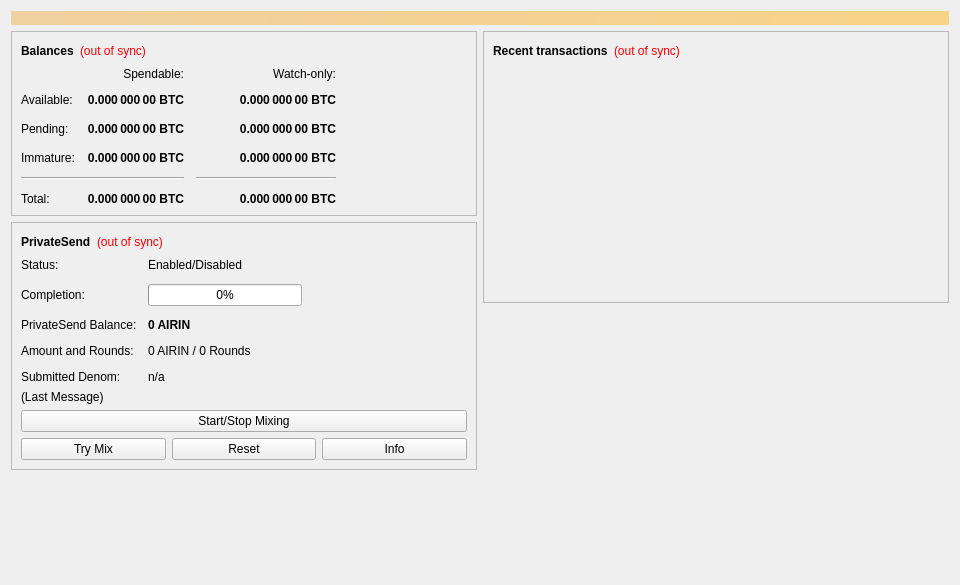
<?xml version="1.0" encoding="UTF-8"?>
<ui version="4.0">
 <class>OverviewPage</class>
 <widget class="QWidget" name="OverviewPage">
  <property name="geometry">
   <rect>
    <x>0</x>
    <y>0</y>
    <width>960</width>
    <height>585</height>
   </rect>
  </property>
  <property name="minimumSize">
   <size>
    <width>960</width>
    <height>0</height>
   </size>
  </property>
  <property name="windowTitle">
   <string>Form</string>
  </property>
  <layout class="QVBoxLayout" name="topLayout">
   <item>
    <widget class="QLabel" name="labelAlerts">
     <property name="visible">
      <bool>false</bool>
     </property>
     <property name="styleSheet">
      <string notr="true">background-color: qlineargradient(x1: 0, y1: 0, x2: 1, y2: 0, stop:0 #F0D0A0, stop:1 #F8D488); color:#000000;</string>
     </property>
     <property name="wordWrap">
      <bool>true</bool>
     </property>
     <property name="margin">
      <number>3</number>
     </property>
    </widget>
   </item>
   <item>
    <layout class="QHBoxLayout" name="horizontalLayout" stretch="1,1">
     <item>
      <layout class="QVBoxLayout" name="verticalLayout_2">
       <item>
        <widget class="QFrame" name="frame">
         <property name="frameShape">
          <enum>QFrame::StyledPanel</enum>
         </property>
         <property name="frameShadow">
          <enum>QFrame::Raised</enum>
         </property>
         <layout class="QVBoxLayout" name="verticalLayout_4">
          <item>
           <layout class="QHBoxLayout" name="horizontalLayout_4">
            <item>
             <widget class="QLabel" name="label_5">
              <property name="font">
               <font>
                <weight>75</weight>
                <bold>true</bold>
               </font>
              </property>
              <property name="text">
               <string>Balances</string>
              </property>
             </widget>
            </item>
            <item>
             <widget class="QLabel" name="labelWalletStatus">
              <property name="toolTip">
               <string>The displayed information may be out of date. Your wallet automatically synchronizes with the Airin network after a connection is established, but this process has not completed yet.</string>
              </property>
              <property name="styleSheet">
               <string notr="true">QLabel { color: red; }</string>
              </property>
              <property name="text">
               <string notr="true">(out of sync)</string>
              </property>
              <property name="alignment">
               <set>Qt::AlignLeading|Qt::AlignLeft|Qt::AlignVCenter</set>
              </property>
             </widget>
            </item>
            <item>
             <spacer name="horizontalSpacer_3">
              <property name="orientation">
               <enum>Qt::Horizontal</enum>
              </property>
              <property name="sizeHint" stdset="0">
               <size>
                <width>40</width>
                <height>20</height>
               </size>
              </property>
             </spacer>
            </item>
           </layout>
          </item>
          <item>
           <layout class="QGridLayout" name="gridLayout">
            <property name="spacing">
             <number>12</number>
            </property>
            <item row="2" column="2">
             <widget class="QLabel" name="labelWatchPending">
              <property name="font">
               <font>
                <weight>75</weight>
                <bold>true</bold>
               </font>
              </property>
              <property name="cursor">
               <cursorShape>IBeamCursor</cursorShape>
              </property>
              <property name="toolTip">
               <string>Unconfirmed transactions to watch-only addresses</string>
              </property>
              <property name="text">
               <string notr="true">0.000 000 00 BTC</string>
              </property>
              <property name="alignment">
               <set>Qt::AlignRight|Qt::AlignTrailing|Qt::AlignVCenter</set>
              </property>
              <property name="textInteractionFlags">
               <set>Qt::LinksAccessibleByMouse|Qt::TextSelectableByKeyboard|Qt::TextSelectableByMouse</set>
              </property>
             </widget>
            </item>
            <item row="2" column="1">
             <widget class="QLabel" name="labelUnconfirmed">
              <property name="font">
               <font>
                <weight>75</weight>
                <bold>true</bold>
               </font>
              </property>
              <property name="cursor">
               <cursorShape>IBeamCursor</cursorShape>
              </property>
              <property name="toolTip">
               <string>Total of transactions that have yet to be confirmed, and do not yet count toward the spendable balance</string>
              </property>
              <property name="text">
               <string notr="true">0.000 000 00 BTC</string>
              </property>
              <property name="alignment">
               <set>Qt::AlignRight|Qt::AlignTrailing|Qt::AlignVCenter</set>
              </property>
              <property name="textInteractionFlags">
               <set>Qt::LinksAccessibleByMouse|Qt::TextSelectableByKeyboard|Qt::TextSelectableByMouse</set>
              </property>
             </widget>
            </item>
            <item row="3" column="2">
             <widget class="QLabel" name="labelWatchImmature">
              <property name="font">
               <font>
                <weight>75</weight>
                <bold>true</bold>
               </font>
              </property>
              <property name="cursor">
               <cursorShape>IBeamCursor</cursorShape>
              </property>
              <property name="toolTip">
               <string>Mined balance in watch-only addresses that has not yet matured</string>
              </property>
              <property name="text">
               <string notr="true">0.000 000 00 BTC</string>
              </property>
              <property name="alignment">
               <set>Qt::AlignRight|Qt::AlignTrailing|Qt::AlignVCenter</set>
              </property>
              <property name="textInteractionFlags">
               <set>Qt::LinksAccessibleByMouse|Qt::TextSelectableByKeyboard|Qt::TextSelectableByMouse</set>
              </property>
             </widget>
            </item>
            <item row="4" column="0" colspan="2">
             <widget class="Line" name="lineSpendableBalance">
              <property name="orientation">
               <enum>Qt::Horizontal</enum>
              </property>
             </widget>
            </item>
            <item row="4" column="2">
             <widget class="Line" name="lineWatchBalance">
              <property name="sizePolicy">
               <sizepolicy hsizetype="Preferred" vsizetype="Fixed">
                <horstretch>0</horstretch>
                <verstretch>0</verstretch>
               </sizepolicy>
              </property>
              <property name="minimumSize">
               <size>
                <width>140</width>
                <height>0</height>
               </size>
              </property>
              <property name="orientation">
               <enum>Qt::Horizontal</enum>
              </property>
             </widget>
            </item>
            <item row="5" column="0">
             <widget class="QLabel" name="labelTotalText">
              <property name="text">
               <string>Total:</string>
              </property>
             </widget>
            </item>
            <item row="3" column="1">
             <widget class="QLabel" name="labelImmature">
              <property name="font">
               <font>
                <weight>75</weight>
                <bold>true</bold>
               </font>
              </property>
              <property name="cursor">
               <cursorShape>IBeamCursor</cursorShape>
              </property>
              <property name="toolTip">
               <string>Mined balance that has not yet matured</string>
              </property>
              <property name="text">
               <string notr="true">0.000 000 00 BTC</string>
              </property>
              <property name="alignment">
               <set>Qt::AlignRight|Qt::AlignTrailing|Qt::AlignVCenter</set>
              </property>
              <property name="textInteractionFlags">
               <set>Qt::LinksAccessibleByMouse|Qt::TextSelectableByKeyboard|Qt::TextSelectableByMouse</set>
              </property>
             </widget>
            </item>
            <item row="2" column="3">
             <spacer name="horizontalSpacer_2">
              <property name="orientation">
               <enum>Qt::Horizontal</enum>
              </property>
              <property name="sizeHint" stdset="0">
               <size>
                <width>40</width>
                <height>20</height>
               </size>
              </property>
             </spacer>
            </item>
            <item row="3" column="0">
             <widget class="QLabel" name="labelImmatureText">
              <property name="text">
               <string>Immature:</string>
              </property>
             </widget>
            </item>
            <item row="5" column="1">
             <widget class="QLabel" name="labelTotal">
              <property name="font">
               <font>
                <weight>75</weight>
                <bold>true</bold>
               </font>
              </property>
              <property name="cursor">
               <cursorShape>IBeamCursor</cursorShape>
              </property>
              <property name="toolTip">
               <string>Your current total balance</string>
              </property>
              <property name="text">
               <string notr="true">0.000 000 00 BTC</string>
              </property>
              <property name="alignment">
               <set>Qt::AlignRight|Qt::AlignTrailing|Qt::AlignVCenter</set>
              </property>
              <property name="textInteractionFlags">
               <set>Qt::LinksAccessibleByMouse|Qt::TextSelectableByKeyboard|Qt::TextSelectableByMouse</set>
              </property>
             </widget>
            </item>
            <item row="5" column="2">
             <widget class="QLabel" name="labelWatchTotal">
              <property name="font">
               <font>
                <weight>75</weight>
                <bold>true</bold>
               </font>
              </property>
              <property name="cursor">
               <cursorShape>IBeamCursor</cursorShape>
              </property>
              <property name="toolTip">
               <string>Current total balance in watch-only addresses</string>
              </property>
              <property name="text">
               <string notr="true">0.000 000 00 BTC</string>
              </property>
              <property name="alignment">
               <set>Qt::AlignRight|Qt::AlignTrailing|Qt::AlignVCenter</set>
              </property>
              <property name="textInteractionFlags">
               <set>Qt::LinksAccessibleByMouse|Qt::TextSelectableByKeyboard|Qt::TextSelectableByMouse</set>
              </property>
             </widget>
            </item>
            <item row="0" column="2">
             <widget class="QLabel" name="labelWatchonly">
              <property name="text">
               <string>Watch-only:</string>
              </property>
              <property name="alignment">
               <set>Qt::AlignRight|Qt::AlignTrailing|Qt::AlignVCenter</set>
              </property>
             </widget>
            </item>
            <item row="1" column="0">
             <widget class="QLabel" name="labelBalanceText">
              <property name="text">
               <string>Available:</string>
              </property>
             </widget>
            </item>
            <item row="1" column="1">
             <widget class="QLabel" name="labelBalance">
              <property name="font">
               <font>
                <weight>75</weight>
                <bold>true</bold>
               </font>
              </property>
              <property name="cursor">
               <cursorShape>IBeamCursor</cursorShape>
              </property>
              <property name="toolTip">
               <string>Your current spendable balance</string>
              </property>
              <property name="text">
               <string notr="true">0.000 000 00 BTC</string>
              </property>
              <property name="alignment">
               <set>Qt::AlignRight|Qt::AlignTrailing|Qt::AlignVCenter</set>
              </property>
              <property name="textInteractionFlags">
               <set>Qt::LinksAccessibleByMouse|Qt::TextSelectableByKeyboard|Qt::TextSelectableByMouse</set>
              </property>
             </widget>
            </item>
            <item row="1" column="2">
             <widget class="QLabel" name="labelWatchAvailable">
              <property name="font">
               <font>
                <weight>75</weight>
                <bold>true</bold>
               </font>
              </property>
              <property name="cursor">
               <cursorShape>IBeamCursor</cursorShape>
              </property>
              <property name="toolTip">
               <string>Your current balance in watch-only addresses</string>
              </property>
              <property name="text">
               <string notr="true">0.000 000 00 BTC</string>
              </property>
              <property name="alignment">
               <set>Qt::AlignRight|Qt::AlignTrailing|Qt::AlignVCenter</set>
              </property>
              <property name="textInteractionFlags">
               <set>Qt::LinksAccessibleByMouse|Qt::TextSelectableByKeyboard|Qt::TextSelectableByMouse</set>
              </property>
             </widget>
            </item>
            <item row="2" column="0">
             <widget class="QLabel" name="labelPendingText">
              <property name="text">
               <string>Pending:</string>
              </property>
             </widget>
            </item>
            <item row="0" column="1">
             <widget class="QLabel" name="labelSpendable">
              <property name="text">
               <string>Spendable:</string>
              </property>
              <property name="alignment">
               <set>Qt::AlignRight|Qt::AlignTrailing|Qt::AlignVCenter</set>
              </property>
             </widget>
            </item>
           </layout>
          </item>
         </layout>
        </widget>
       </item>
       <item>
        <widget class="QFrame" name="framePrivateSend">
         <property name="layoutDirection">
          <enum>Qt::LeftToRight</enum>
         </property>
         <property name="frameShape">
          <enum>QFrame::StyledPanel</enum>
         </property>
         <property name="frameShadow">
          <enum>QFrame::Raised</enum>
         </property>
         <layout class="QVBoxLayout" name="VerticalLayout_PS1">
          <item>
           <layout class="QHBoxLayout" name="horizontalLayout_5">
            <item>
             <widget class="QLabel" name="labelPrivateSendHeader">
              <property name="font">
               <font>
                <weight>75</weight>
                <bold>true</bold>
               </font>
              </property>
              <property name="text">
               <string>PrivateSend</string>
              </property>
             </widget>
            </item>
            <item>
             <widget class="QLabel" name="labelPrivateSendSyncStatus">
              <property name="toolTip">
               <string>The displayed information may be out of date. Your wallet automatically synchronizes with the Airin network after a connection is established, but this process has not completed yet.</string>
              </property>
              <property name="styleSheet">
               <string notr="true">QLabel { color: red; }</string>
              </property>
              <property name="text">
               <string notr="true">(out of sync)</string>
              </property>
              <property name="alignment">
               <set>Qt::AlignLeading|Qt::AlignLeft|Qt::AlignVCenter</set>
              </property>
             </widget>
            </item>
            <item>
             <spacer name="horizontalSpacer_4">
              <property name="orientation">
               <enum>Qt::Horizontal</enum>
              </property>
              <property name="sizeHint" stdset="0">
               <size>
                <width>40</width>
                <height>20</height>
               </size>
              </property>
             </spacer>
            </item>
           </layout>
          </item>
          <item>
           <layout class="QFormLayout" name="privateSendFormLayout">
            <property name="fieldGrowthPolicy">
             <enum>QFormLayout::AllNonFixedFieldsGrow</enum>
            </property>
            <property name="horizontalSpacing">
             <number>11</number>
            </property>
            <property name="verticalSpacing">
             <number>12</number>
            </property>
            <item row="0" column="0">
             <widget class="QLabel" name="labelPrivateSendEnabledText">
              <property name="text">
               <string>Status:</string>
              </property>
             </widget>
            </item>
            <item row="0" column="1">
             <widget class="QLabel" name="labelPrivateSendEnabled">
              <property name="text">
               <string>Enabled/Disabled</string>
              </property>
             </widget>
            </item>
            <item row="1" column="0">
             <widget class="QLabel" name="labelCompletitionText">
              <property name="text">
               <string>Completion:</string>
              </property>
             </widget>
            </item>
            <item row="1" column="1">
             <widget class="QProgressBar" name="privateSendProgress">
              <property name="maximumSize">
               <size>
                <width>154</width>
                <height>16777215</height>
               </size>
              </property>
              <property name="value">
               <number>0</number>
              </property>
             </widget>
            </item>
            <item row="2" column="0">
             <widget class="QLabel" name="labelAnonymizedText">
              <property name="text">
               <string>PrivateSend Balance:</string>
              </property>
             </widget>
            </item>
            <item row="2" column="1">
             <widget class="QLabel" name="labelAnonymized">
              <property name="font">
               <font>
                <weight>75</weight>
                <bold>true</bold>
               </font>
              </property>
              <property name="text">
               <string notr="true">0 AIRIN</string>
              </property>
             </widget>
            </item>
            <item row="3" column="0">
             <widget class="QLabel" name="labelAmountAndRoundsText">
              <property name="text">
               <string>Amount and Rounds:</string>
              </property>
             </widget>
            </item>
            <item row="3" column="1">
             <widget class="QLabel" name="labelAmountRounds">
              <property name="text">
               <string>0 AIRIN / 0 Rounds</string>
              </property>
             </widget>
            </item>
            <item row="4" column="0">
             <widget class="QLabel" name="labelSubmittedDenomText">
              <property name="text">
               <string>Submitted Denom:</string>
              </property>
             </widget>
            </item>
            <item row="4" column="1">
             <widget class="QLabel" name="labelSubmittedDenom">
              <property name="toolTip">
               <string>The denominations you submitted to the Masternode.&lt;br&gt;To mix, other users must submit the exact same denominations.</string>
              </property>
              <property name="text">
               <string>n/a</string>
              </property>
             </widget>
            </item>
           </layout>
          </item>
          <item>
           <layout class="QVBoxLayout" name="VerticalLayout_PS">
            <item>
             <widget class="QLabel" name="labelPrivateSendLastMessage">
              <property name="text">
               <string>(Last Message)</string>
              </property>
              <property name="alignment">
               <set>Qt::AlignLeading|Qt::AlignLeft|Qt::AlignTop</set>
              </property>
              <property name="wordWrap">
               <bool>true</bool>
              </property>
             </widget>
            </item>
            <item>
             <widget class="QPushButton" name="togglePrivateSend">
              <property name="sizePolicy">
               <sizepolicy hsizetype="MinimumExpanding" vsizetype="Fixed">
                <horstretch>0</horstretch>
                <verstretch>0</verstretch>
               </sizepolicy>
              </property>
              <property name="text">
               <string>Start/Stop Mixing</string>
              </property>
             </widget>
            </item>
            <item>
             <layout class="QHBoxLayout" name="horizontalLayout_debugbuttons">
              <item>
               <widget class="QPushButton" name="privateSendAuto">
                <property name="sizePolicy">
                 <sizepolicy hsizetype="MinimumExpanding" vsizetype="Fixed">
                  <horstretch>0</horstretch>
                  <verstretch>0</verstretch>
                 </sizepolicy>
                </property>
                <property name="toolTip">
                 <string>Try to manually submit a PrivateSend request.</string>
                </property>
                <property name="text">
                 <string>Try Mix</string>
                </property>
               </widget>
              </item>
              <item>
               <widget class="QPushButton" name="privateSendReset">
                <property name="sizePolicy">
                 <sizepolicy hsizetype="MinimumExpanding" vsizetype="Fixed">
                  <horstretch>0</horstretch>
                  <verstretch>0</verstretch>
                 </sizepolicy>
                </property>
                <property name="toolTip">
                 <string>Reset the current status of PrivateSend (can interrupt PrivateSend if it's in the process of Mixing, which can cost you money!)</string>
                </property>
                <property name="autoFillBackground">
                 <bool>false</bool>
                </property>
                <property name="text">
                 <string>Reset</string>
                </property>
               </widget>
              </item>
              <item>
               <widget class="QPushButton" name="privateSendInfo">
                <property name="sizePolicy">
                 <sizepolicy hsizetype="MinimumExpanding" vsizetype="Fixed">
                  <horstretch>0</horstretch>
                  <verstretch>0</verstretch>
                 </sizepolicy>
                </property>
                <property name="toolTip">
                 <string>Information about PrivateSend and Mixing</string>
                </property>
                <property name="text">
                 <string>Info</string>
                </property>
               </widget>
              </item>
             </layout>
            </item>
           </layout>
          </item>
         </layout>
        </widget>
       </item>
       <item>
        <spacer name="verticalSpacer">
         <property name="orientation">
          <enum>Qt::Vertical</enum>
         </property>
         <property name="sizeHint" stdset="0">
          <size>
           <width>20</width>
           <height>40</height>
          </size>
         </property>
        </spacer>
       </item>
      </layout>
     </item>
     <item>
      <layout class="QVBoxLayout" name="verticalLayout_3">
       <item>
        <widget class="QFrame" name="frame_2">
         <property name="frameShape">
          <enum>QFrame::StyledPanel</enum>
         </property>
         <property name="frameShadow">
          <enum>QFrame::Raised</enum>
         </property>
         <layout class="QVBoxLayout" name="verticalLayout">
          <item>
           <layout class="QHBoxLayout" name="horizontalLayout_2">
            <item>
             <widget class="QLabel" name="label_4">
              <property name="font">
               <font>
                <weight>75</weight>
                <bold>true</bold>
               </font>
              </property>
              <property name="text">
               <string>Recent transactions</string>
              </property>
             </widget>
            </item>
            <item>
             <widget class="QLabel" name="labelTransactionsStatus">
              <property name="toolTip">
               <string>The displayed information may be out of date. Your wallet automatically synchronizes with the Airin network after a connection is established, but this process has not completed yet.</string>
              </property>
              <property name="styleSheet">
               <string notr="true">QLabel { color: red; }</string>
              </property>
              <property name="text">
               <string notr="true">(out of sync)</string>
              </property>
              <property name="alignment">
               <set>Qt::AlignLeading|Qt::AlignLeft|Qt::AlignVCenter</set>
              </property>
             </widget>
            </item>
            <item>
             <spacer name="horizontalSpacer">
              <property name="orientation">
               <enum>Qt::Horizontal</enum>
              </property>
              <property name="sizeHint" stdset="0">
               <size>
                <width>40</width>
                <height>20</height>
               </size>
              </property>
             </spacer>
            </item>
           </layout>
          </item>
          <item>
           <widget class="QListView" name="listTransactions">
            <property name="styleSheet">
             <string notr="true">QListView { background: transparent; }</string>
            </property>
            <property name="frameShape">
             <enum>QFrame::NoFrame</enum>
            </property>
            <property name="verticalScrollBarPolicy">
             <enum>Qt::ScrollBarAlwaysOff</enum>
            </property>
            <property name="horizontalScrollBarPolicy">
             <enum>Qt::ScrollBarAlwaysOff</enum>
            </property>
            <property name="selectionMode">
             <enum>QAbstractItemView::NoSelection</enum>
            </property>
           </widget>
          </item>
         </layout>
        </widget>
       </item>
       <item>
        <spacer name="verticalSpacer_2">
         <property name="orientation">
          <enum>Qt::Vertical</enum>
         </property>
         <property name="sizeHint" stdset="0">
          <size>
           <width>20</width>
           <height>40</height>
          </size>
         </property>
        </spacer>
       </item>
      </layout>
     </item>
    </layout>
   </item>
  </layout>
 </widget>
 <resources/>
 <connections/>
</ui>
